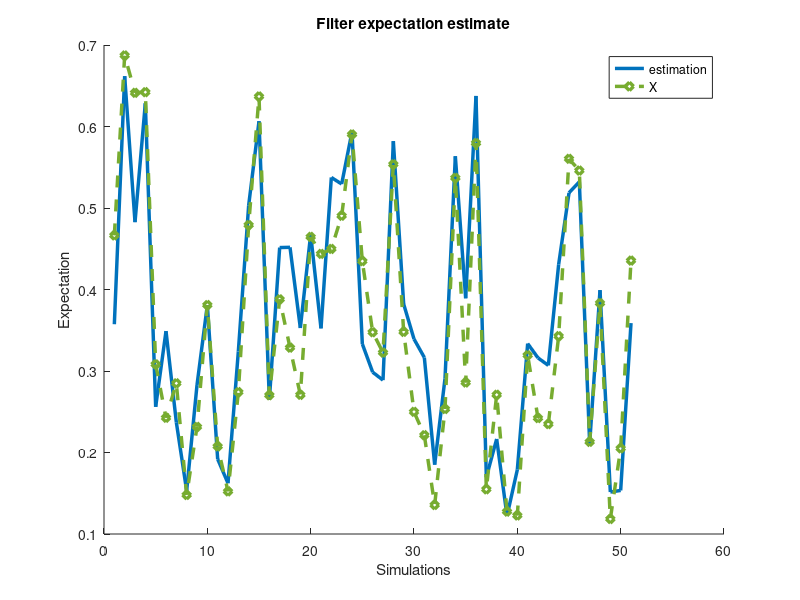
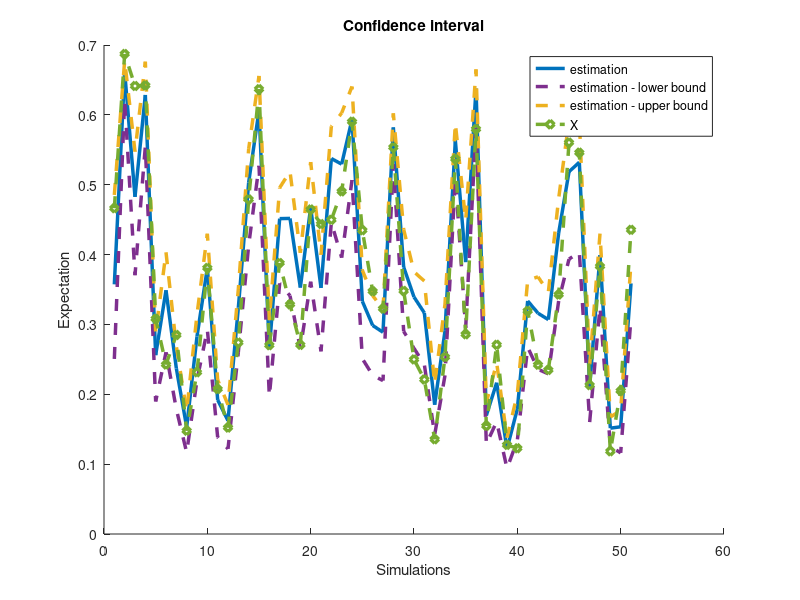

These charts were generated, in order, by the following MATLAB code:
clear all;
close all;
clc;

gamma_1 = 1;
gamma_2 = 43/32;


%% 3
N = 1000; %sample size, iterations
no_steps = 10; %observations - number of steps
roads = cell(N,2,no_steps); %all possible roads (walks)
cn = zeros(1,no_steps);

%for different no of steps
for ii = 1:no_steps
    for jj = 1:N % main loop
        %a path is a sequence of no_steps points
        directions = ceil(4*rand(1,ii)); %the four possible directions for 2d
        
        roads(jj,1,ii) = {[0 0]}; %start in the center - 0,0
        for kk = 1:ii
            %compute neighbors
            switch directions(kk)
                case 1 %left neighbor
                    roads(jj,1,ii) = {[roads{jj,1,ii}; [(roads{jj,1,ii}(kk,1)-1) roads{jj,1,ii}(kk,2)]]};
                case 2 %up
                    roads(jj,1,ii) = {[roads{jj,1,ii}; [roads{jj,1,ii}(kk,1) (roads{jj,1,ii}(kk,2)+1)]]};
                case 3 %right
                    roads(jj,1,ii) = {[roads{jj,1,ii}; [(roads{jj,1,ii}(kk,1)+1) roads{jj,1,ii}(kk,2)]]};
                case 4 %down
                    roads(jj,1,ii) = {[roads{jj,1,ii}; [roads{jj,1,ii}(kk,1) (roads{jj,1,ii}(kk,2)-1)]]};
            end
        end
        %check if the road is self avoiding - it does not have repeated steps
        roads(jj,2,ii) = {length(roads{jj,1,ii}) == length(unique(roads{jj,1,ii},'rows'))};
    end
    selfAvoidingPaths = sum([roads{:,2,ii}] == 1);
    cn(ii) = round((selfAvoidingPaths/N) * 4^ii); %estimate
end

%% 4
N = 1000; %sample size, iterations
no_steps = 10; %observations - number of steps
roads = cell(N,3,no_steps); %all possible roads
cn_4 = zeros(1,no_steps);

%for different no steps
for ii = 1:no_steps
    for jj = 1:N % main loop
        lattice = zeros(2*ii+1, 2*ii+1);  %define the lattice\the field
        weight = 1; %initialize the weights
        roads(jj,1,ii) = {[0 0]}; %start in the center - 0,0
        
        %initial coordinates
        xx = ii + 1 + roads{jj,1,ii}(1,1);
        yy = ii + 1 + roads{jj,1,ii}(1,2);
        lattice(xx,yy) = 1;
        
        for kk = 1:ii
            %define the possible directions
            up    = lattice(xx,yy+1);
            down  = lattice(xx,yy-1);
            left  = lattice(xx-1,yy);
            right = lattice(xx+1,yy);
            
            %compute available neighbours
            neighbors = [1 1 1 1] - [left, up, right, down];
            
            %avoid self-loops - eliminate the path
            if (sum(neighbors)==0)
                roads(jj,2,ii)={0}; %mark as not being a self-avoiding walk
                roads(jj,3,ii) = {weight}; %store the weight. 
                break;
            end
            
            weight = weight * sum(neighbors); %compute weights
            
            %choose a direction for moving
            directions = find(rand < (cumsum(neighbors)/sum(neighbors)),1,'first'); %generate the whole path
            
            switch directions
                %compute neighbors
                case 1 %left neighbor
                    roads(jj,1,ii) = {[roads{jj,1,ii}; [(roads{jj,1,ii}(kk,1)-1) roads{jj,1,ii}(kk,2)]]};
                case 2 %up
                    roads(jj,1,ii) = {[roads{jj,1,ii}; [roads{jj,1,ii}(kk,1) (roads{jj,1,ii}(kk,2)+1)]]};
                case 3 %right
                    roads(jj,1,ii) = {[roads{jj,1,ii}; [(roads{jj,1,ii}(kk,1)+1) roads{jj,1,ii}(kk,2)]]};
                case 4 %down
                    roads(jj,1,ii) = {[roads{jj,1,ii}; [roads{jj,1,ii}(kk,1) (roads{jj,1,ii}(kk,2)-1)]]};
            end
            
            %update coordinates
            xx = ii + 1 + roads{jj,1,ii}(kk+1,1);
            yy = ii + 1 + roads{jj,1,ii}(kk+1,2);
            lattice(xx,yy) = 1; %update lattice
        end
        if length(roads{jj,1,ii})==(ii+1) %if the walk is self avoiding
            roads(jj,2,ii) = {1}; %mark as self avoiding
            roads(jj,3,ii) = {weight}; %store the weights
        end
    end
    weight = [roads{:,3,ii}];
    cn_4(ii) = round(mean(weight));
end


%% 5
N = 1000; %sample size, iterations
no_steps = 10; %observations - number of steps
roads = cell(N,3); %all possible roads\ walks
cn_5 = zeros(1,no_steps);
xx = zeros(1,N); %coordinates
yy = zeros(1,N);
weights = zeros(1,N); %weights

%initialization - simultate the first component
for i = 1:N
    roads(i,1) = {[0 0]}; %start in the center
    roads(i,2) = {[]}; %initial weights
    roads(i,3) = {zeros(2*no_steps+1, 2*no_steps+1)}; %store the lattice
    xx(i) = no_steps + 1 + roads{i,1}(1,1); %initial coordinates
    yy(i) = no_steps + 1 + roads{i,1}(1,2);
    roads{i,3}(xx(i),yy(i)) = 1; %initial weights
end
%for different no of steps
for ii = 1:no_steps
    for jj = 1:N % main loop
        %start in the center - 0,0
        xx(jj) = no_steps + 1 + roads{jj,1}(ii,1);
        yy(jj) = no_steps + 1 + roads{jj,1}(ii,2);
        
        %define possible moving directions
        up    = roads{jj,3}(xx(jj),yy(jj)+1);
        down  = roads{jj,3}(xx(jj),yy(jj)-1);
        left  = roads{jj,3}(xx(jj)-1,yy(jj));
        right = roads{jj,3}(xx(jj)+1,yy(jj));
        
        %compute available neighbours
        neighbors = [1 1 1 1] - [left, up, right, down];
        
        weights(jj) = sum(neighbors); %update the weights
        
        %avoid self-loops
        if (weights(jj)==0)
            roads(jj,2) = {[roads{jj,2}; weights(jj)]}; 
            continue; %continue with the next step
        end
        
        roads(jj,2) = {[roads{jj,2}; weights(jj)]}; %store weights
        
        %sample a move direction
        directions = find(rand < (cumsum(neighbors)/sum(neighbors)),1,'first'); %generate the whole path
        
        switch directions
            %compute neighbors
            case 1 %left
                roads(jj,1) = {[roads{jj,1}; [(roads{jj,1}(ii,1)-1) roads{jj,1}(ii,2)]]};
            case 2 %up
                roads(jj,1) = {[roads{jj,1}; [roads{jj,1}(ii,1) (roads{jj,1}(ii,2)+1)]]};
            case 3 %right
                roads(jj,1) = {[roads{jj,1}; [(roads{jj,1}(ii,1)+1) roads{jj,1}(ii,2)]]};
            case 4 %down
                roads(jj,1) = {[roads{jj,1}; [roads{jj,1}(ii,1) (roads{jj,1}(ii,2)-1)]]};
        end
        %update coordinates
        xx(jj) = no_steps + 1 + roads{jj,1}(ii+1,1);
        yy(jj) = no_steps + 1 + roads{jj,1}(ii+1,2);
        roads{jj,3}(xx(jj),yy(jj)) = 1; %update lattice
    end
    cn_5(ii) = round(prod((1/N).*sum([roads{:,2}],2)));
    %resample with replacement
    ind  = randsample(1:N,N,true, weights./sum(weights));
    roads(:,1)=roads(ind,1); %update the walk
    roads(:,3)=roads(ind,3); %update the lattice
    
end

%% 6
steps = 1:no_steps;
v = steps';
v(:,2) = log(steps'); 
v(:,3) = ones(length(steps),1);
slope = v\log(cn_5)';
mu_2 = exp(slope(1));
gamma_2 = slope(2)+1;
A_2 = exp(slope(3));


%% 9
d = 3; %dimension
N = 1000; %sample size, iterations
no_steps = 10; %observations - number of steps
moves = [eye(d); -eye(d)];
roads = cell(N,2); %all possible roads
cn_9 = zeros(1,no_steps);
weights = zeros(1,N);

%initialization
for i = 1:N
    roads(i,1) = {zeros(1,d)}; %start in the center
    roads(i,2) = {[]}; %initial weights
end
%for different no of steps
for ii = 1:no_steps
    for jj = 1:N % main loop
        %compute available neighbours
        neighbors = zeros(1,2*d);
        for kk = 1:2*d %compute the possible moving directions
            aux = moves(kk,:)+ roads{jj,1}(ii,:); %all the directions
            %free neighbors
            neighbors(kk) = sum(sum(aux==roads{jj,1},2)==d)~=1;
        end
        
        weights(jj) = sum(neighbors); %update weights
        
        %if there are no available neighbors
        if (weights(jj)==0)
            roads(jj,2) = {[roads{jj,2}; weights(jj)]};
            continue; %continue with the next step
        end
        
        %compute importance weights:
        roads(jj,2) = {[roads{jj,2}; weights(jj)]};
        
        %sample a move direction
        directions = find(rand < (cumsum(neighbors)/sum(neighbors)),1,'first'); %generate the whole path
        
        %update the movements / walk
        roads(jj,1) = {[roads{jj,1}; moves(directions,:)+roads{jj,1}(ii,:)]};
    end
    cn_9(ii) = round(prod((1/N).*sum([roads{:,2}],2)));
    %resample with replacement
    ind  = randsample(1:N,N,true, weights./sum(weights));
    roads(:,1)=roads(ind,1); %update the walk   
end

mu_calculation = 2*d - 1 - 1/(2*d) - 3/(2*d)^2 - 16/(2*d)^3 - 102/(2*d)^4;

if d~=4
    steps = 1:no_steps;
    v = steps';
    v(:,2) = log(steps');
    v(:,3) = ones(length(steps),1);
    slope_9 = v\log(cn_9)';
    mu_9 = exp(slope_9(1));
    gamma_9 = slope_9(2)+1;
    A_9 = exp(slope_9(3));
elseif d == 4
    steps = 1:no_steps;
    v = steps';
    %v(:,2) = log(steps');
    v(:,2) = ones(length(steps),1);
    slope_9 = v\log(cn_9)';
    mu_9 = exp(slope_9(1));
    %gamma_9 = slope_9(2)+1
    A_9 = exp(slope_9(2));
end


%% 10
load('population.mat')

N = 1000;
n = 50; %number of observation
tau = zeros(1,n+1); %filter expectation
w = zeros(N,1); %weights 
p = @(x,y) unifpdf(y, x/2, x); %observation density, for weights
part = unifrnd(1/5, 3/5, [N 1]); %initialization
w = p(part,Y(1)); %weighting
tau(1) = sum(part.*w)/sum(w); %estimation

%conf interval
[x_sorted,index]=sort(part); % sort data
cum_weight=cumsum(w(index))/sum(w); %cumulative normalized sum of the weights
% for sorted data
indexLower=find(cum_weight>=0.025,1); % index for lower 2.5% quantile
indexUpper=find(cum_weight>=0.975,1); % index upper 2.5% quantile
tauLower(1)=x_sorted(indexLower); % lower 2.5% quantile
tauUpper(1)=x_sorted(indexUpper); % upper 2.5% quantile

ind = randsample(N,N,true,w); %selection
part = part(ind);
B = unifrnd(1/2, 3, [N,n+1]);  %stochastic repoduction rate
for k = 1:n % main loop
    part = B(:,k+1).* part.*(1-part); %mutation
    w = p(part,Y(k + 1)); %weighting
    tau(k + 1) = sum(part.*w)/sum(w); %estimation
    ind = randsample(N,N,true,w); %selection
    part = part(ind);
    % conf interval
    [x_sorted,index]=sort(part); % sort data
    cum_weight=cumsum(w(index))/sum(w); %cumulative normalized sum of the weights
    % for sorted data
    Ilower=find(cum_weight>=0.025,1); % index for lower 2.5% quantile
    Iupper=find(cum_weight>=0.975,1); % index upper 2.5% quantile
    tauLower(k+1)=x_sorted(indexLower); % lower 2.5% quantile
    tauUpper(k+1)=x_sorted(indexUpper); % upper 2.5% quantile
end

figure()
hold on
plot(1:n+1, tau, 'LineWidth', 2.5);
plot(1:n+1, X, '--d','LineWidth', 2.5,'color','#77AC30');
hold off
xlabel('Simulations')
ylabel('Expectation')
legend('estimation','X')
title('Filter expectation estimate')

figure()
hold on
plot(1:n+1, tau, 'LineWidth', 2.5);
plot(1:n+1, tauLower, '--','LineWidth', 2.5,'color','#7E2F8E');
plot(1:n+1, tauUpper, '--','LineWidth', 2.5,'color','#EDB120');
plot(1:n+1, X, '--d','LineWidth', 2.5,'color','#77AC30');
hold off
xlabel('Simulations')
ylabel('Expectation')
legend('estimation','estimation - lower bound','estimation - upper bound','X')
title('Confidence interval')
